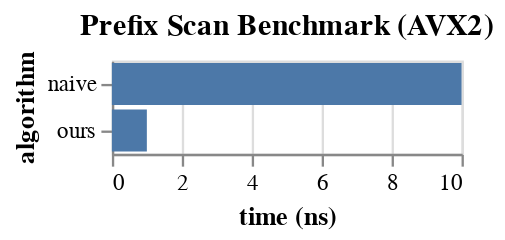

Here is the notebook cell this chart was saved with:
### Code cell
alt.Chart(data, title = "Prefix Scan Benchmark (AVX2)").mark_bar().encode(
    x = alt.X("time", axis = alt.Axis(title = "time (ns)")),
    y = "algorithm"
).properties(
    width = 150
)

### Figure 1 — Vega-Lite specification as saved in the notebook (floating-point values rounded to 4 significant figures)
{"config": {"view": {"continuousWidth": 400, "continuousHeight": 300}}, "data": {"name": "data-e5f979ca46ae73d46f736b3f425e727f"}, "mark": "bar", "encoding": {"x": {"type": "quantitative", "axis": {"title": "time (ns)"}, "field": "time"}, "y": {"type": "nominal", "field": "algorithm"}}, "title": "Prefix Scan Benchmark (AVX2)", "width": 150, "$schema": "https://vega.github.io/schema/vega-lite/v4.8.1.json", "datasets": {"data-e5f979ca46ae73d46f736b3f425e727f": [{"algorithm": "naive", "time": 10}, {"algorithm": "ours", "time": 1}]}}
